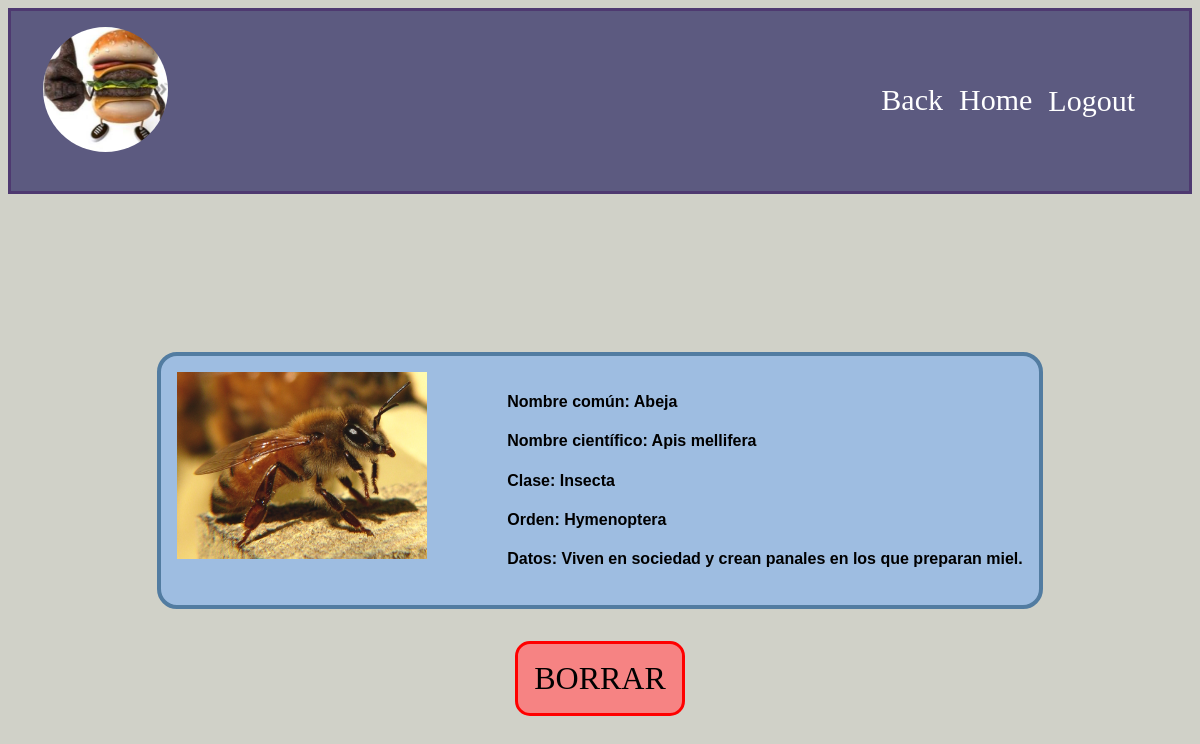
The page /invertebrate/8 (signed in) on the database its author committed.
### users/models.py (models this page shows, shortened)
class Profile(models.Model):
    user = models.OneToOneField(User, on_delete=models.CASCADE)
    image = models.ImageField(default='default.jpg', upload_to='profile_pics') # Recibe la url de una imagen y se guarda en el directorio "profile_pics"

### album/models.py (models this page shows, shortened)
class Invertebrate(models.Model):
    name = models.CharField(max_length=50)
    scientific_name = models.CharField(max_length=50)
    taxon_class = models.CharField(max_length=50)
    taxon_order = models.CharField(max_length=50)
    facts = models.TextField()
    image = models.ImageField(default='default.jpg', upload_to='invertebrate_pics')
    album = models.ForeignKey(Album, on_delete=models.CASCADE)

### album/views.py (the view)
# urls.py: path('invertebrate/<int:pk>', views.invertebrate, name='invertebrate-info'),
@login_required
def invertebrate(request, pk):
    context = {
        'invertebrate': Invertebrate.objects.get(id=pk)
    }
    return render(request, 'album/invertebrate.html', context)

### album/templates/album/invertebrate.html (shortened to what this page needs)
{% extends "album/base.html" %}
{% block header %}
    <div class="nav-content">
        <a href="{% url 'album' %}">Back</a>
        <a href="{% url 'album-home' %}">Home</a>
        <form action="{% url 'logout' %}" method="post">
            <button class="logout-button" type="submit">Logout</button>
        </form>
    </div>
{% endblock header %}
{% block content %}
    <div class="info-main-content">
        <div class="invertebrate-container">
            <div class="invertebrate-info-image">
                <img src="{{ invertebrate.image.url }}">
            </div>
            <div class="info-container">
                <h4>Nombre común: {{ invertebrate.name }}</h4>
                <h4>Nombre científico: {{ invertebrate.scientific_name }}</h4>
                <h4>Clase: {{ invertebrate.taxon_class }}</h4>
                <h4>Orden: {{ invertebrate.taxon_order }}</h4>
                <h4>Datos: {{ invertebrate.facts }}</h4>
            </div>
        </div>
        <form action="{% url 'delete-invertebrate' invertebrate.id %}" method="post">
            <button class="delete-invertebrate" type="submit">BORRAR</button>
        </form>
    </div>
{% endblock content %}

### album/templates/album/base.html (shortened to what this page needs)
{% load static %}
<!DOCTYPE html>
<html lang="en">
<head>
    <link rel="stylesheet" type="text/css" href="{% static '/css/style.css' %}">
</head>
<body>
    <header>
        <nav>
            {% if user.is_authenticated %}
                <a href="{% url 'album-profile' %}">
                    <img class="rounded-circle account-img" src="{{ user.profile.image.url }}">
                </a>
            {% endif %}
                {% block header %}{% endblock %}
        </nav>
    </header>
    <main>
        {% block content %}{% endblock %}
    </main>
</body>
</html>

### album/static/css/style.css (style rules this page uses)
body { background-color: rgb(208, 209, 200); }
header { background-color: rgb(92, 90, 128); padding: 1rem; border: solid; border-color: rgb(78, 57, 112); border-width: 0.3; }
header img { border-radius: 50%; height: 125px; width: 125px; margin-right: 20px; margin-bottom: 16px; }
nav { display: flex; justify-content: space-between; align-items: center; margin-right: 2rem; }
.nav-content { display: flex; }
nav a { color: white; text-decoration: none; font-size: 30px; margin-left: 1rem; }
.logout-button { border: none; color:white; background: none; font-family: inherit; font-size: 30px; padding-left: 1rem; }
main { display: flex; align-items: center; justify-content: center; min-height: 85vh; }
.invertebrate-container { background-color: rgb(158, 189, 225); border-style: solid; border-color: rgb(82, 124, 161); border-width: 0.3rem; padding: 1rem; border-radius: 20px; display: flex; }
.info-main-content { display: flex; flex-direction: column; align-items: center; }
.info-container { margin-left: 5rem; text-align: start; font-family: sans-serif; }
.invertebrate-info-image img { max-height: 250px; max-width: 250px; }
.delete-invertebrate { margin-top: 2rem; background-color: rgb(246, 131, 131); border: solid; border-color: red; border-radius: 15px; padding: 1rem; font-size: 2rem; font-family: inherit; }

### rows shown on the page
Invertebrate: image (picture), name "Abeja", scientific_name "Apis mellifera", taxon_class "Insecta", taxon_order "Hymenoptera", facts "Viven en sociedad y crean panales en los que preparan miel."
